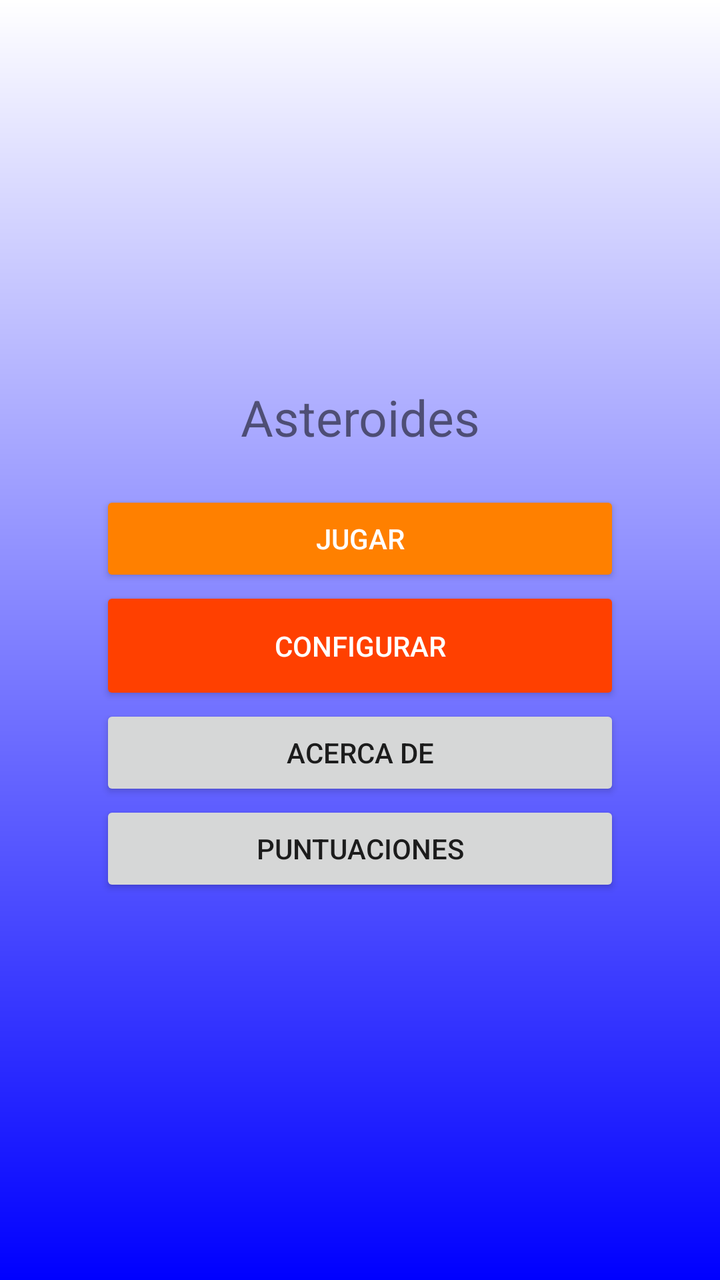
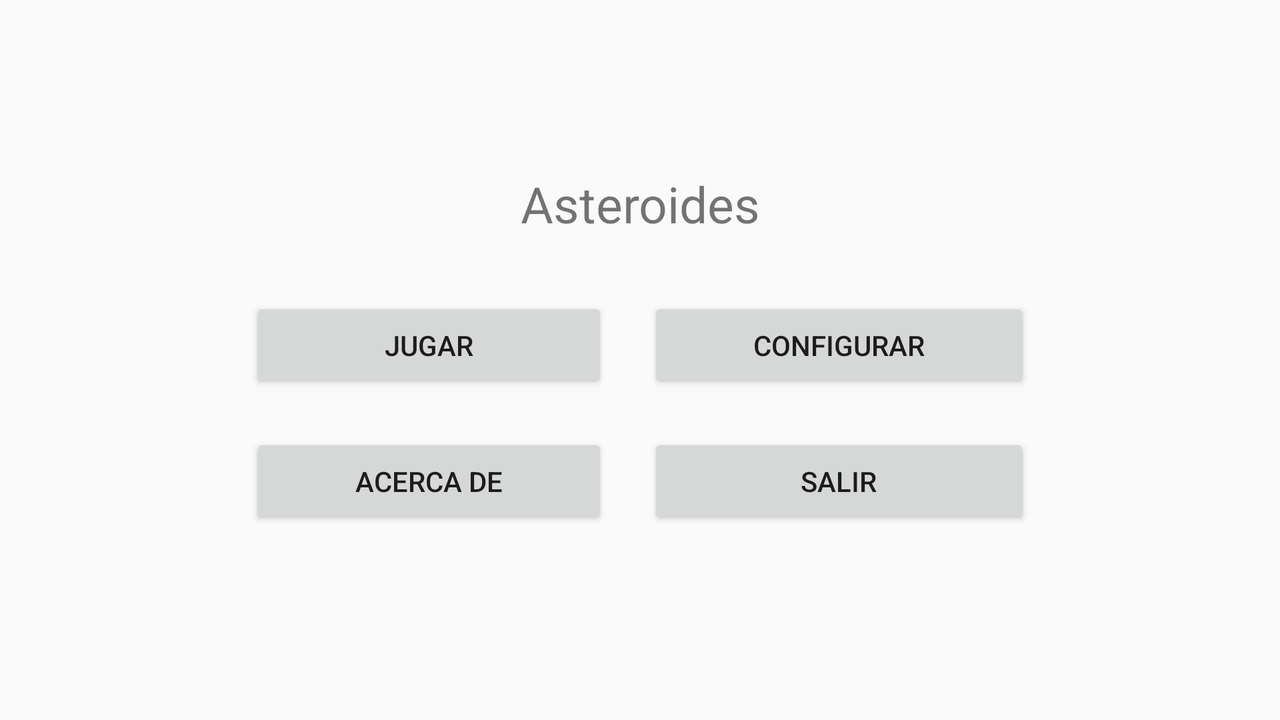

The same Android screen from two of the app's own layout files: first res/layout/ as a phone draws it, then the repository's variant for another configuration, drawn on a device whose configuration selects that folder. Both files follow.
<!-- AndroidManifest.xml: application theme Theme.Asteroides -->
<!-- res/layout/activity_main.xml -->
<?xml version="1.0" encoding="utf-8"?>
<LinearLayout xmlns:android="http://schemas.android.com/apk/res/android"
    xmlns:app="http://schemas.android.com/apk/res-auto"
    xmlns:tools="http://schemas.android.com/tools"
    android:id="@+id/main"
    android:background="@drawable/degradado"
    android:layout_width="match_parent"
    android:layout_height="match_parent"
    android:gravity="center"
    android:orientation="vertical"
    android:padding="50dp"
    tools:context=".presentacion.MainActivity">

    <TextView
        android:id="@+id/titulo"
        android:layout_width="match_parent"
        android:layout_height="wrap_content"
        android:layout_marginBottom="20dp"
        android:gravity="center"
        android:text="@string/tituloAplicacion"
        android:textAlignment="center"
        android:textSize="25sp" />

    <Button
        android:id="@+id/jugar"
        style="@style/EstiloBoton"
        android:layout_width="match_parent"
        android:layout_height="wrap_content"
        android:text="@string/Arrancar"
        app:cornerRadius="5dp" />

    <Button
        android:id="@+id/preferencias"
        style="@style/EstiloBoton.Alternativo"
        android:layout_width="match_parent"
        android:layout_height="wrap_content"
        android:text="@string/Configurar"
        app:cornerRadius="5dp" />

    <Button
        android:id="@+id/acercaDe"
        android:layout_width="match_parent"
        android:layout_height="wrap_content"
        android:text="@string/Acercade"
        app:cornerRadius="5dp" />

    <Button
        android:id="@+id/puntuaciones"
        android:layout_width="match_parent"
        android:layout_height="wrap_content"
        android:text="@string/Puntuaciones"
        app:cornerRadius="5dp" />

</LinearLayout>
<!-- resources referenced by this layout -->
<resources>
  <!-- drawable degradado (drawable) -->
  <?xml version="1.0" encoding="utf-8"?>
  <shape xmlns:android="http://schemas.android.com/apk/res/android">
      <gradient
          android:startColor="#FFFFFF"
          android:endColor="#0000FF"
          android:angle="270" />
  </shape>
  <string name="Acercade">Acerca de</string>
  <string name="Arrancar">Jugar</string>
  <string name="Configurar">Configurar</string>
  <string name="Puntuaciones">Puntuaciones</string>
  <string name="tituloAplicacion">Asteroides</string>
  <style name="EstiloBoton">
          <item name="android:backgroundTint">#FF8000</item>
          <item name="android:textColor">@android:color/white</item>
      </style>
  <style name="EstiloBoton.Alternativo">
          <item name="android:padding">20dp</item>
          <item name="android:backgroundTint">#FF4000</item>
      </style>
  <style name="Theme.Asteroides" parent="Theme.AppCompat.DayNight.DarkActionBar">
          <item name="colorOnPrimary">@android:color/white</item>
      </style>
</resources>
<!-- res/layout-land/activity_main.xml (the repository's variant of the layout above) -->
<!-- drawn on the phone turned sideways -->
<?xml version="1.0" encoding="utf-8"?>
<LinearLayout xmlns:android="http://schemas.android.com/apk/res/android"
    xmlns:app="http://schemas.android.com/apk/res-auto"
    xmlns:tools="http://schemas.android.com/tools"
    android:id="@+id/main"
    android:layout_width="match_parent"
    android:layout_height="match_parent"
    android:gravity="center"
    android:orientation="vertical"
    android:padding="50dp"
    tools:context=".presentacion.MainActivity">

    <TextView
        android:id="@+id/titulo"
        android:layout_width="match_parent"
        android:layout_height="wrap_content"
        android:layout_marginBottom="20dp"
        android:gravity="center"
        android:text="@string/tituloAplicacion"
        android:textAlignment="center"
        android:textSize="25sp" />

    <TableLayout
        android:layout_width="410dp"
        android:layout_height="wrap_content"
        android:stretchColumns="*">

        <TableRow
            android:layout_width="match_parent"
            android:layout_height="match_parent">

            <Button
                android:id="@+id/jugar"
                android:layout_width="match_parent"
                android:layout_height="wrap_content"
                android:layout_margin="10dp"
                android:text="@string/Arrancar"
                app:cornerRadius="5dp" />

            <Button
                android:id="@+id/preferencias"
                android:layout_width="match_parent"
                android:layout_height="wrap_content"
                android:layout_margin="10dp"
                android:text="@string/Configurar"
                app:cornerRadius="5dp" />

        </TableRow>

        <TableRow
            android:layout_width="match_parent"
            android:layout_height="match_parent">

            <Button
                android:id="@+id/acercaDe"
                android:layout_width="match_parent"
                android:layout_height="wrap_content"
                android:layout_margin="10dp"
                android:text="@string/Acercade"
                app:cornerRadius="5dp" />

            <Button
                android:id="@+id/puntuaciones"
                android:layout_width="match_parent"
                android:layout_height="wrap_content"
                android:layout_margin="10dp"
                android:text="@string/Salir"
                app:cornerRadius="5dp" />
        </TableRow>

    </TableLayout>

</LinearLayout>
<!-- resources referenced by the variant -->
<!-- as the phone turned sideways resolves them -->
<resources>
  <string name="Acercade">Acerca de</string>
  <string name="Arrancar">Jugar</string>
  <string name="Configurar">Configurar</string>
  <string name="Salir">Salir</string>
  <string name="tituloAplicacion">Asteroides</string>
  <style name="Theme.Asteroides" parent="Theme.AppCompat.DayNight.DarkActionBar">
          <item name="colorOnPrimary">@android:color/white</item>
      </style>
</resources>
